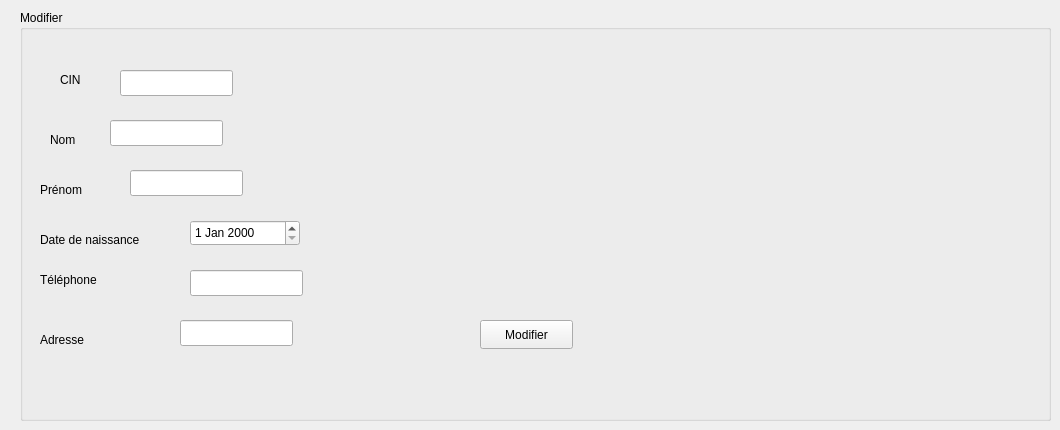
    <widget class="QWidget" name="tab_3">
     <attribute name="title">
      <string>Modifier</string>
     </attribute>
     <widget class="QGroupBox" name="Ajouter_3">
      <property name="geometry">
       <rect>
        <x>20</x>
        <y>10</y>
        <width>1031</width>
        <height>411</height>
       </rect>
      </property>
      <property name="title">
       <string>Modifier</string>
      </property>
      <widget class="QLabel" name="cin_3">
       <property name="geometry">
        <rect>
         <x>40</x>
         <y>60</y>
         <width>63</width>
         <height>20</height>
        </rect>
       </property>
       <property name="text">
        <string>CIN</string>
       </property>
      </widget>
      <widget class="QLineEdit" name="le_cin_3">
       <property name="geometry">
        <rect>
         <x>100</x>
         <y>60</y>
         <width>113</width>
         <height>26</height>
        </rect>
       </property>
      </widget>
      <widget class="QLabel" name="nom_2">
       <property name="geometry">
        <rect>
         <x>30</x>
         <y>120</y>
         <width>71</width>
         <height>20</height>
        </rect>
       </property>
       <property name="text">
        <string>Nom</string>
       </property>
      </widget>
      <widget class="QLineEdit" name="le_nom_2">
       <property name="geometry">
        <rect>
         <x>90</x>
         <y>110</y>
         <width>113</width>
         <height>26</height>
        </rect>
       </property>
      </widget>
      <widget class="QLabel" name="prenom_2">
       <property name="geometry">
        <rect>
         <x>20</x>
         <y>170</y>
         <width>63</width>
         <height>20</height>
        </rect>
       </property>
       <property name="text">
        <string>Prénom</string>
       </property>
      </widget>
      <widget class="QLineEdit" name="le_prenom_2">
       <property name="geometry">
        <rect>
         <x>110</x>
         <y>160</y>
         <width>113</width>
         <height>26</height>
        </rect>
       </property>
      </widget>
      <widget class="QLabel" name="date_naisc_2">
       <property name="geometry">
        <rect>
         <x>20</x>
         <y>220</y>
         <width>141</width>
         <height>20</height>
        </rect>
       </property>
       <property name="text">
        <string>Date de naissance </string>
       </property>
      </widget>
      <widget class="QDateEdit" name="dateEdit">
       <property name="geometry">
        <rect>
         <x>170</x>
         <y>210</y>
         <width>110</width>
         <height>26</height>
        </rect>
       </property>
      </widget>
      <widget class="QLabel" name="tel_2">
       <property name="geometry">
        <rect>
         <x>20</x>
         <y>260</y>
         <width>81</width>
         <height>20</height>
        </rect>
       </property>
       <property name="text">
        <string>Téléphone</string>
       </property>
      </widget>
      <widget class="QLineEdit" name="le_tel_2">
       <property name="geometry">
        <rect>
         <x>170</x>
         <y>260</y>
         <width>113</width>
         <height>26</height>
        </rect>
       </property>
      </widget>
      <widget class="QLabel" name="adresse_2">
       <property name="geometry">
        <rect>
         <x>20</x>
         <y>320</y>
         <width>63</width>
         <height>20</height>
        </rect>
       </property>
       <property name="text">
        <string>Adresse</string>
       </property>
      </widget>
      <widget class="QLineEdit" name="le_adresse_2">
       <property name="geometry">
        <rect>
         <x>160</x>
         <y>310</y>
         <width>113</width>
         <height>26</height>
        </rect>
       </property>
      </widget>
      <widget class="QPushButton" name="b_modifier">
       <property name="geometry">
        <rect>
         <x>460</x>
         <y>310</y>
         <width>93</width>
         <height>29</height>
        </rect>
       </property>
       <property name="styleSheet">
        <string notr="true">font: 11pt &quot;Segoe UI&quot;;</string>
       </property>
       <property name="text">
        <string>Modifier</string>
       </property>
      </widget>
     </widget>
    </widget>
